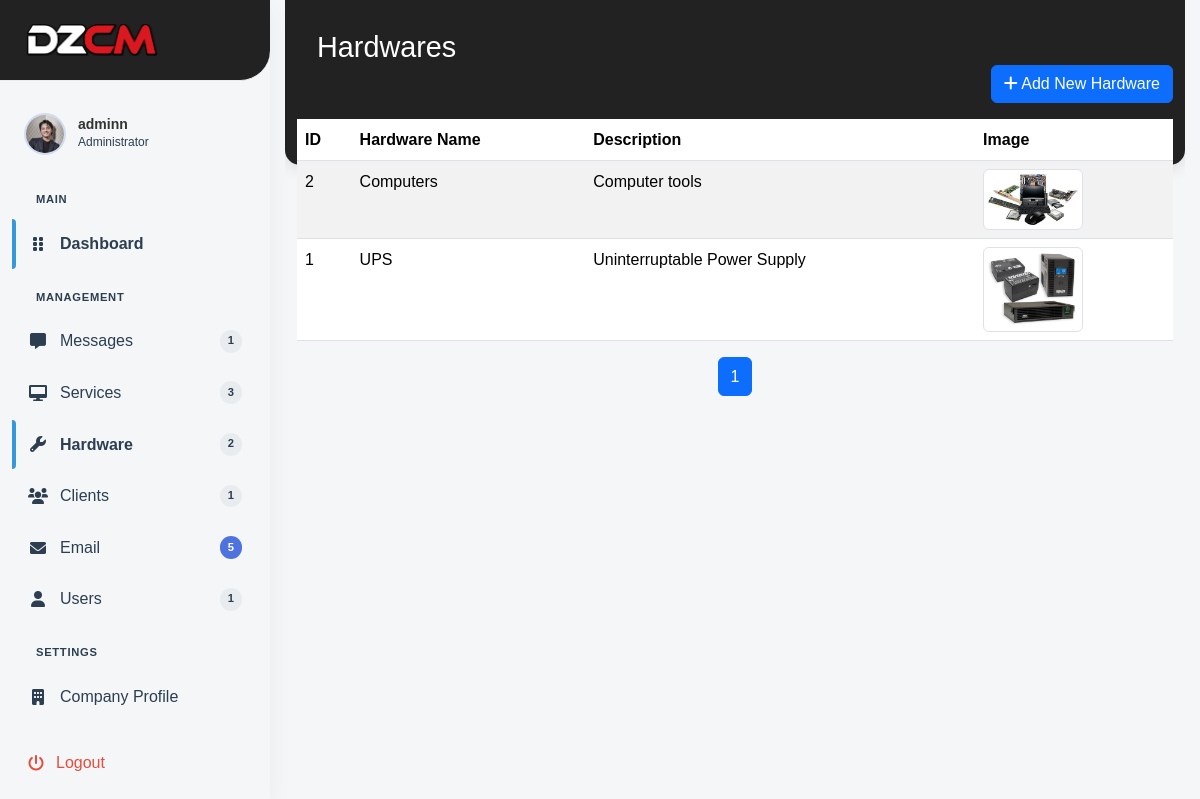
The page /Admin/index.php?page=hardware (signed in) on the database its author committed.
### tables this page shows
CREATE TABLE `hardware` (
  `hardware_id` int(11) NOT NULL,
  `name` varchar(155) DEFAULT NULL,
  `description` varchar(155) DEFAULT NULL,
  `image` varchar(155) DEFAULT NULL
);

### Admin/includes/conn.php (called while the page is built)
<?php
function con(){
    $servername = "localhost";
    $username = "root";
    $password = "";
    $myDB = "dezcom";
    $conn = mysqli_connect($servername, $username, $password, $myDB);
    if ($conn->connect_error) {
        echo "Connection failed: " . $conn->connect_error;
    }else{
        return $conn;
    }
}
?>

### Admin/pages/hardware.php (the view, shortened to what this page needs)
<div class="dashboard-wrapper">
    <header class="dashboard-header">
        <div class="container">
            <h1 class="mb-0">Hardwares</h1>
        </div>
    </header>
    <?php
    $page = isset($_GET['current_page']) ? (int)$_GET['current_page'] : 1;
    $page = max($page, 1);
    $recordsPerPage = 10;
    $offset = ($page - 1) * $recordsPerPage;
    $totalQuery = mysqli_query(con(), "SELECT COUNT(*) as count FROM hardware");
    $totalQuotes = mysqli_fetch_assoc($totalQuery)['count'];
    $totalPages = ceil($totalQuotes / $recordsPerPage);
    $query = "
    SELECT * FROM hardware
    ORDER BY hardware_id DESC
    LIMIT $offset, $recordsPerPage
";
    $result = mysqli_query(con(), $query);
    ?>
    <div class="container">
        <div class="d-flex justify-content-end mb-3">
            <button id="addHardwareBtn" type="button" class="btn btn-primary" data-bs-toggle="modal" data-bs-target="#addHardwareModal">
                <i class="fas fa-plus"></i> Add New Hardware
            </button>
        </div>
        <div class="hardware-table-container">
            <table class="table table-striped">
                <thead>
                    <tr>
                        <th>ID</th>
                        <th>Hardware Name</th>
                        <th>Description</th>
                        <th>Image</th>
                    </tr>
                </thead>
                <tbody>
                    <?php while ($hardware = mysqli_fetch_assoc($result)): ?>
                        <tr class="hardware-row" data-hardware-id="<?php echo $hardware['hardware_id']; ?>"
                            data-hardware-name="<?php echo htmlspecialchars($hardware['name']); ?>"
                            data-hardware-description="<?php echo htmlspecialchars($hardware['description']); ?>"
                            data-image="<?php echo htmlspecialchars($hardware['image']); ?>"
                            data-bs-toggle="modal" data-bs-target="#editHardwareModal">
                            <td><?php echo htmlspecialchars($hardware['hardware_id']); ?></td>
                            <td><?php echo htmlspecialchars($hardware['name']); ?></td>
                            <td><?php echo htmlspecialchars($hardware['description']); ?></td>
                            <td>
                                <?php if ($hardware['image']): ?>
                                    <img src="includes/uploads/hardware/<?php echo htmlspecialchars($hardware['image']); ?>"
                                        alt="Hardware Image" class="img-thumbnail" style="width: 100px;">
                                <?php else: ?>
                                    No Image
                                <?php endif; ?>
                            </td>
                        </tr>
                    <?php endwhile; ?>
                </tbody>
            </table>
        </div>
        <nav aria-label="Page navigation">
            <ul class="pagination justify-content-center">
                <?php for ($i = 1; $i <= $totalPages; $i++): ?>
                    <li class="page-item <?php echo ($i === $page) ? 'active' : ''; ?>">
                        <a class="page-link" href="?page=hardware&current_page=<?php echo $i; ?>"><?php echo $i; ?></a>
                    </li>
                <?php endfor; ?>
            </ul>
        </nav>
    </div>
</div>

### Admin/assets/css/dashboard.css (style rules this page uses)
:root { --primary-color: #3498db; --primary-dark: #2980b9; --secondary-color: #2ecc71; --background-color: #f4f6f7; --text-color: #2c3e50; --sidebar-width: 270px; --header-color: #222222; }
* { margin: 0; padding: 0; box-sizing: border-box; }
body, html { height: 100%; overflow-x: hidden; }
body { font-family: "Arial", sans-serif; background-color: var(--background-color); color: var(--text-color); line-height: 1.6; }
.service-row, .service-feature-row, .clients-row, .hardware-row, .user-row { cursor: pointer; }
.dashboard-header { background: var(--header-color); color: white; padding: 30px 0 100px; margin-bottom: -100px; text-align: left; box-shadow: 0 4px 15px rgba(0, 0, 0, 0.1); border-radius: 0 0 15px 15px; position: relative; z-index: 1; }
.dashboard-header h1 { font-size: 1.8rem; font-weight: 500; margin: 0; padding-left: 20px; }
.container { position: relative; z-index: 2; }
.dashboard-wrapper { overflow: hidden; padding: 0 0; }
a { text-decoration: none; }

### rows shown on the page
hardware: hardware_id "2", name "Computers", description "Computer tools", image (picture)
hardware: hardware_id "1", name "UPS", description "Uninterruptable Power Supply", image (picture)

### other values the page prints
$_SESSION['username'] "adminn"
$totalServices "3"
$totalHardware "2"
$totalClients "1"
$totalQuotes "5"
$totalUsers "1"
